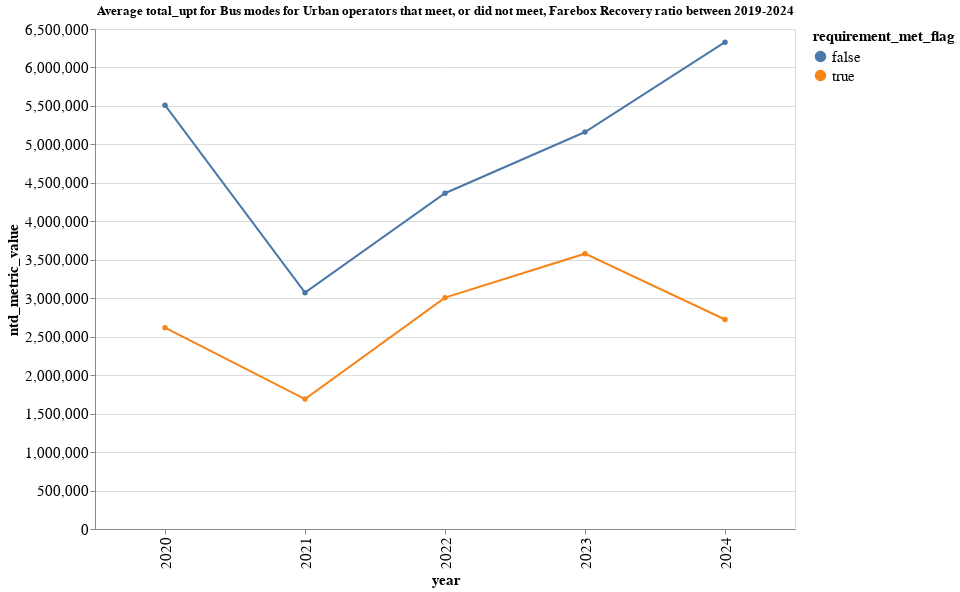
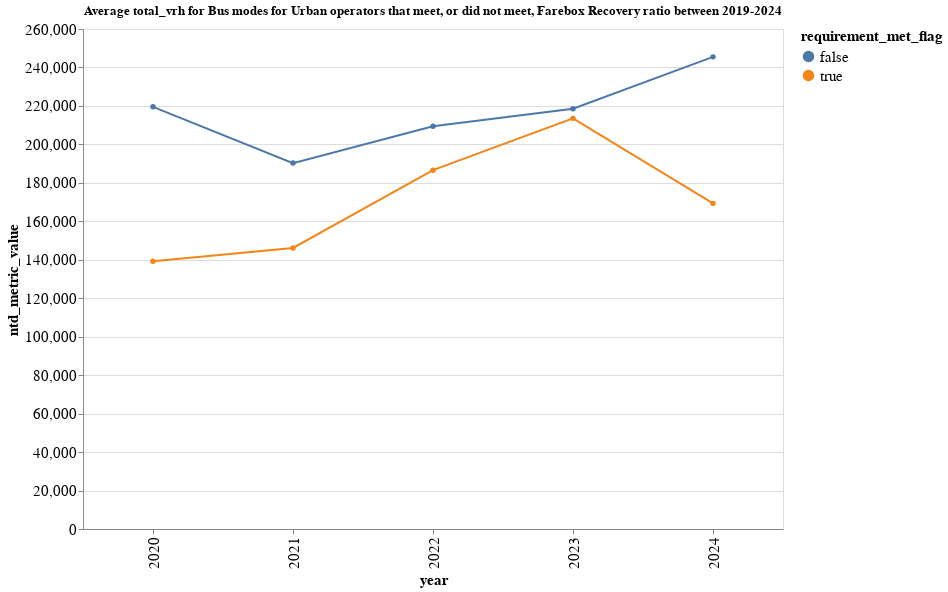

Notebook source saved alongside these figures, in order:
### Code cell
for metric in value_cols:
    melt_funding_urban_agg = melt_funding[
        (melt_funding["area_type"]=="Urban")
        & (melt_funding["mode"].isin(modes))
        & (melt_funding["year"].isin(years))
        & (melt_funding["type_of_service"].isin(tos))
        & (melt_funding["ntd_metric"]== metric)
                ].groupby(["area_type","year","requirement_met_flag","ntd_metric"]).agg({"ntd_metric_value":"mean"}).reset_index()
    make_chart(
        data = melt_funding_urban_agg,
        y_col = "ntd_metric_value",
        x_col = "year:N",
        title = f"Average {metric} for Bus modes for Urban operators that meet, or did not meet, Farebox Recovery ratio between 2019-2024",
        color_col = "requirement_met_flag"
        
    )

### Figure 1 — Vega-Lite specification as saved in the notebook (floating-point values rounded to 4 significant figures)
{"config": {"view": {"continuousWidth": 300, "continuousHeight": 300}}, "layer": [{"mark": {"type": "line", "point": true}, "encoding": {"color": {"field": "requirement_met_flag", "legend": {"labelFontSize": 15, "titleFontSize": 15}, "type": "nominal"}, "tooltip": [{"field": "ntd_metric_value", "type": "quantitative"}, {"field": "year", "type": "nominal"}, {"field": "requirement_met_flag", "type": "nominal"}], "x": {"axis": {"labelFontSize": 15, "titleFontSize": 15}, "field": "year", "type": "nominal"}, "y": {"axis": {"labelFontSize": 15, "titleFontSize": 15}, "field": "ntd_metric_value", "title": "ntd_metric_value", "type": "quantitative"}}, "name": "view_16", "title": "Average total_upt for Bus modes for Urban operators that meet, or did not meet, Farebox Recovery ratio between 2019-2024"}], "data": {"name": "data-63a49e58ca8df5a9d1b611d1dc7ef810"}, "height": 500, "params": [{"name": "param_16", "select": {"type": "interval", "encodings": ["x", "y"]}, "bind": "scales", "views": ["view_16"]}], "resolve": {"scale": {"y": "shared"}}, "width": 700, "$schema": "https://vega.github.io/schema/vega-lite/v5.20.1.json", "datasets": {"data-63a49e58ca8df5a9d1b611d1dc7ef810": [{"area_type": "Urban", "year": "2020", "requirement_met_flag": false, "ntd_metric": "total_upt", "ntd_metric_value": 5510000.0}, {"area_type": "Urban", "year": "2020", "requirement_met_flag": true, "ntd_metric": "total_upt", "ntd_metric_value": 2617000.0}, {"area_type": "Urban", "year": "2021", "requirement_met_flag": false, "ntd_metric": "total_upt", "ntd_metric_value": 3072000.0}, {"area_type": "Urban", "year": "2021", "requirement_met_flag": true, "ntd_metric": "total_upt", "ntd_metric_value": 1689000.0}, {"area_type": "Urban", "year": "2022", "requirement_met_flag": false, "ntd_metric": "total_upt", "ntd_metric_value": 4365000.0}, {"area_type": "Urban", "year": "2022", "requirement_met_flag": true, "ntd_metric": "total_upt", "ntd_metric_value": 3007000.0}, {"area_type": "Urban", "year": "2023", "requirement_met_flag": false, "ntd_metric": "total_upt", "ntd_metric_value": 5161000.0}, {"area_type": "Urban", "year": "2023", "requirement_met_flag": true, "ntd_metric": "total_upt", "ntd_metric_value": 3579000.0}, {"area_type": "Urban", "year": "2024", "requirement_met_flag": false, "ntd_metric": "total_upt", "ntd_metric_value": 6329000.0}, {"area_type": "Urban", "year": "2024", "requirement_met_flag": true, "ntd_metric": "total_upt", "ntd_metric_value": 2723000.0}]}}

### Figure 2 — Vega-Lite specification as saved in the notebook (floating-point values rounded to 4 significant figures)
{"config": {"view": {"continuousWidth": 300, "continuousHeight": 300}}, "layer": [{"mark": {"type": "line", "point": true}, "encoding": {"color": {"field": "requirement_met_flag", "legend": {"labelFontSize": 15, "titleFontSize": 15}, "type": "nominal"}, "tooltip": [{"field": "ntd_metric_value", "type": "quantitative"}, {"field": "year", "type": "nominal"}, {"field": "requirement_met_flag", "type": "nominal"}], "x": {"axis": {"labelFontSize": 15, "titleFontSize": 15}, "field": "year", "type": "nominal"}, "y": {"axis": {"labelFontSize": 15, "titleFontSize": 15}, "field": "ntd_metric_value", "title": "ntd_metric_value", "type": "quantitative"}}, "name": "view_17", "title": "Average total_vrh for Bus modes for Urban operators that meet, or did not meet, Farebox Recovery ratio between 2019-2024"}], "data": {"name": "data-dca75c7ad6e9e117d16073c7056e8b0c"}, "height": 500, "params": [{"name": "param_17", "select": {"type": "interval", "encodings": ["x", "y"]}, "bind": "scales", "views": ["view_17"]}], "resolve": {"scale": {"y": "shared"}}, "width": 700, "$schema": "https://vega.github.io/schema/vega-lite/v5.20.1.json", "datasets": {"data-dca75c7ad6e9e117d16073c7056e8b0c": [{"area_type": "Urban", "year": "2020", "requirement_met_flag": false, "ntd_metric": "total_vrh", "ntd_metric_value": 219500.0}, {"area_type": "Urban", "year": "2020", "requirement_met_flag": true, "ntd_metric": "total_vrh", "ntd_metric_value": 139200.0}, {"area_type": "Urban", "year": "2021", "requirement_met_flag": false, "ntd_metric": "total_vrh", "ntd_metric_value": 190300.0}, {"area_type": "Urban", "year": "2021", "requirement_met_flag": true, "ntd_metric": "total_vrh", "ntd_metric_value": 146100.0}, {"area_type": "Urban", "year": "2022", "requirement_met_flag": false, "ntd_metric": "total_vrh", "ntd_metric_value": 209400.0}, {"area_type": "Urban", "year": "2022", "requirement_met_flag": true, "ntd_metric": "total_vrh", "ntd_metric_value": 186600.0}, {"area_type": "Urban", "year": "2023", "requirement_met_flag": false, "ntd_metric": "total_vrh", "ntd_metric_value": 218600.0}, {"area_type": "Urban", "year": "2023", "requirement_met_flag": true, "ntd_metric": "total_vrh", "ntd_metric_value": 213500.0}, {"area_type": "Urban", "year": "2024", "requirement_met_flag": false, "ntd_metric": "total_vrh", "ntd_metric_value": 245500.0}, {"area_type": "Urban", "year": "2024", "requirement_met_flag": true, "ntd_metric": "total_vrh", "ntd_metric_value": 169300.0}]}}
